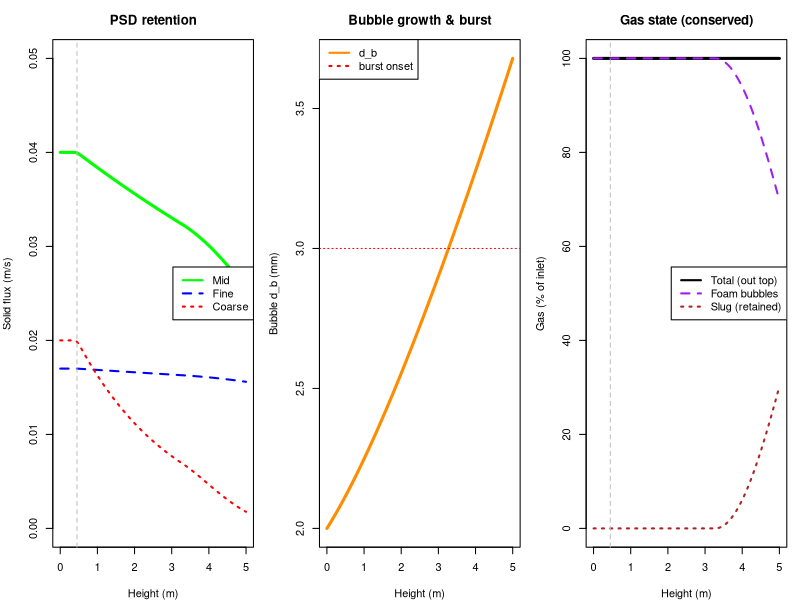

Write the R code that produced this figure.
library(deSolve)

# =====================================================================
# SCRIPT 1: PREFORMED-FOAM WASH COLUMN
#   decant pool (hindered settling) + plug foam + bubble population + gas state
# =====================================================================
# Preformed, particle-loaded foam (no sparger) enters the base. Two zones split
# at the fixed decant depth H_pool. Properties (mu, rho_foam, d_p, d_b_in,
# d_sep) are passed down from the upstream unit.
#
# NEW in this version:
#  (1) HINDERED SETTLING (Richardson-Zaki): the pool Stokes settling velocity
#      is slowed by crowding, U = U_stokes * (1 - phi)^n_RZ, phi = condensed
#      holdup (1 - eps_g). Dense pools settle much slower -> longer decant.
#  (2) BUBBLE POPULATION: mean bubble size d_b(z) evolves by COALESCENCE
#      (grows, faster in dry/unstable foam) minus BREAKAGE (shear, restores
#      toward the inlet size). This is the key operational lever.
#  (3) GAS STATE (no gas generated -- no sparger, no vent). Coalescence and
#      bubble bursting DO happen in the column, but the gas is NOT released
#      here: it stays in the column and is only let out in the DOWNSTREAM
#      open-atmosphere solids-concentration stage ("next up"). So the total
#      gas is CONSERVED and carried out the top -- what changes with height is
#      its STATE, not its amount. Bursting/coalescence convert dispersed foam
#      gas (J_g_foam) into large retained SLUG gas (J_g_slug); the slug gas
#      cannot escape until the next unit. Bursting still coarsens bubbles and
#      still dumps coarse particles (collapse loss tied to the burst rate);
#      only the gas-leaves-atmosphere sink is removed. Total gas out the top
#      J_g_foam + J_g_slug == gas in the bottom (recovery = 100% by construction).
#
# States up z: Js_fine, Js_mid, Js_crs [m/s]; C_imp [%]; eps_l [-];
#              d_b [m]; J_g_foam, J_g_slug [m/s]; t_res [s].
# PLACEHOLDER kinetics calibrated to: residence ~1.5-2 h, top solids 3-7%.
# =====================================================================

GRAV <- 9.81

params <- c(
  H_total = 5.0, H_pool = 0.45, U_up = 8.0e-4,

  # --- UPSTREAM-PASSED PROPERTIES ---
  mu_cont = 2.0e-3, rho_liquid = 1050, rho_foam = 575, rho_p = 2500, rho_gas = 1.8,
  d_fine = 1.5e-5, d_mid = 8.0e-5, d_crs = 3.0e-4,
  d_b_in = 2.0e-3, d_sep = 4.5e-5, n_RZ = 4.65,

  # --- FEED ---
  eps_l_in = 0.50, eps_s_in = 0.020, eps_g_in = 0.48,
  Js_fine_in = 0.017, Js_mid_in = 0.040, Js_crs_in = 0.020, C_imp_in = 100,

  # --- FILM DRAINAGE (time-based) ---
  eps_l_dry = 0.15, tau_drain = 2000, eps_g_pack = 0.74, blend_wz = 0.03,

  # --- BUBBLE POPULATION (coalescence - breakage) ---
  K_coal = 1.3e-4,        # coalescence coeff [1/s] (grows d_b)
  K_break = 1.2e-4,       # breakage coeff [1/s] (restores toward d_b_in)
  # --- GAS STATE CHANGE (bursting of over-coarsened bubbles: foam gas -> slug) ---
  d_b_burst = 3.0e-3,     # bubble size above which bursting accelerates [m]
  K_burst = 1.0e-3,       # burst-rate coeff [1/s] (foam->slug conversion, not a vent)

  # --- WASH ---
  wash_ratio = 0.5, k_drainage = 1.8e-3, channel_cv = 0.35, d_b_ref = 2.0e-3,

  # --- PARTICLE LOSS ---
  k_det_fine = 1.2e-5, k_det_mid = 6.0e-5, k_det_crs = 3.0e-4,   # detachment [1/s]
  k_burstloss_fine = 0.05, k_burstloss_mid = 0.30, k_burstloss_crs = 2.0, # burst dumps [-]

  # --- REGIME ---
  film_stability = 1.0, load_sens = 1.0, plug_crit = 1.0
)

stokes  <- function(dRho, d, mu) dRho * GRAV * d^2 / (18 * mu)
rho_agg <- function(dp, db, rp, rg) (rp*dp^3 + rg*db^3) / (dp^3 + db^3)

column_model_psd <- function(z, state, parameters) {
  with(as.list(c(state, parameters)), {

    load_rel <- (Js_fine + Js_mid + Js_crs) / (Js_fine_in + Js_mid_in + Js_crs_in)
    eps_s    <- eps_s_in * load_rel
    eps_g    <- 1 - eps_l - eps_s
    U <- U_up
    dt_res <- 1 / U
    foam_frac <- 1 / (1 + exp(-(z - H_pool) / blend_wz))

    # (2) BUBBLE POPULATION: coalescence (dry/unstable -> faster) - breakage
    coal_rate <- K_coal * (eps_g / eps_g_pack) / film_stability     # [1/s]
    dd_b <- (coal_rate * d_b - K_break * (d_b - d_b_in)) / U

    # (3) GAS STATE: bursting when bubbles coarsen past d_b_burst. Gas is NOT
    # vented -- it converts from dispersed foam gas to retained SLUG gas that
    # only escapes in the next (downstream) unit. Total gas is conserved, so
    # the foam-gas loss equals the slug-gas gain.
    burst_rate <- K_burst * max(0, d_b - d_b_burst) / d_b_in         # [1/s]
    burst_flux <- burst_rate * J_g_foam / U
    dJ_g_foam <- -burst_flux                                         # dispersed foam gas
    dJ_g_slug <-  burst_flux                                         # retained slug gas (out the top)

    # film drainage (foam dries -> eps_l falls toward eps_l_dry)
    deps_l <- -(eps_l - eps_l_dry) / tau_drain / U

    # (1) POOL decant with HINDERED settling (Richardson-Zaki)
    phi <- 1 - eps_g                                                 # condensed holdup
    U_settle_sep <- stokes(rho_liquid - rho_foam, d_sep, mu_cont) * (1 - phi)^n_RZ
    dCimp_pool <- -(U_settle_sep / H_pool) * C_imp

    # POOL particle settling (aggregate; uses current d_b)
    settle_loss <- function(dp) {
      d_agg <- (dp^3 + d_b^3)^(1/3)
      Uset  <- stokes(rho_agg(dp, d_b, rho_p, rho_gas) - rho_liquid, d_agg, mu_cont) * (1 - phi)^n_RZ
      max(0, Uset) / H_pool
    }
    sl_fine <- settle_loss(d_fine); sl_mid <- settle_loss(d_mid); sl_crs <- settle_loss(d_crs)

    # FOAM particle loss: detachment + BURST-driven collapse (dumps coarse)
    lf_fine <- k_det_fine + k_burstloss_fine * burst_rate
    lf_mid  <- k_det_mid  + k_burstloss_mid  * burst_rate
    lf_crs  <- k_det_crs  + k_burstloss_crs  * burst_rate

    dJs_fine <- -Js_fine * ((1-foam_frac)*sl_fine + foam_frac*lf_fine) / U
    dJs_mid  <- -Js_mid  * ((1-foam_frac)*sl_mid  + foam_frac*lf_mid ) / U
    dJs_crs  <- -Js_crs  * ((1-foam_frac)*sl_crs  + foam_frac*lf_crs ) / U

    # FOAM washing (channeling scales with current bubble size)
    flow_cv         <- 4 * channel_cv * (d_b / d_b_ref)
    Wash_Efficiency <- 1 / (1 + flow_cv^2)
    dCimp_foam <- -k_drainage * Wash_Efficiency * (wash_ratio/(wash_ratio+1)) * C_imp
    dCimp <- ((1-foam_frac)*dCimp_pool + foam_frac*dCimp_foam) / U

    list(c(dJs_fine, dJs_mid, dJs_crs, dCimp, deps_l, dd_b, dJ_g_foam, dJ_g_slug, dt_res))
  })
}

# --- helpers ---------------------------------------------------------------
regime_of <- function(z, load_rel, p) {
  if (z < p[["H_pool"]]) return("pool")
  idx <- p[["film_stability"]] / (p[["load_sens"]] * load_rel)
  if (idx >= p[["plug_crit"]]) "plug" else "snowglobe"
}
solve_column <- function(p) {
  s0 <- c(Js_fine=p[["Js_fine_in"]], Js_mid=p[["Js_mid_in"]], Js_crs=p[["Js_crs_in"]],
          C_imp=p[["C_imp_in"]], eps_l=p[["eps_l_in"]], d_b=p[["d_b_in"]],
          J_g_foam=p[["eps_g_in"]]*p[["U_up"]], J_g_slug=0, t_res=0)
  z <- seq(0, p[["H_total"]], by = 0.02)
  out <- as.data.frame(ode(s0, z, column_model_psd, p)); names(out)[1] <- "z"
  lr <- (out$Js_fine+out$Js_mid+out$Js_crs)/(p[["Js_fine_in"]]+p[["Js_mid_in"]]+p[["Js_crs_in"]])
  out$J_g_total <- out$J_g_foam + out$J_g_slug     # conserved: carried out the top
  out$eps_s <- p[["eps_s_in"]]*lr
  out$eps_g <- 1 - out$eps_l - out$eps_s
  out$solids_pct <- 100*out$eps_s/(out$eps_s+out$eps_l)
  out$regime <- vapply(seq_len(nrow(out)), function(i) regime_of(out$z[i], lr[i], p), character(1))
  out
}

# --- solve + report --------------------------------------------------------
out_psd <- solve_column(params)
t_pool <- approx(out_psd$z, out_psd$t_res, params[["H_pool"]])$y
t_tot  <- out_psd$t_res[nrow(out_psd)]
Jg_in  <- params[["eps_g_in"]]*params[["U_up"]]; Jg_out <- out_psd$J_g_total[nrow(out_psd)]
top <- out_psd[nrow(out_psd),]; ini <- out_psd[1,]

cat(sprintf("Bubble size d_b: inlet %.2f mm -> top %.2f mm (coalescence)\n",
            params[["d_b_in"]]*1e3, top$d_b*1e3))
cat(sprintf("GAS balance (conserved, no vent): in %.2e -> out %.2e m/s => carried out top %.0f%%\n",
            Jg_in, Jg_out, 100*Jg_out/Jg_in))
cat(sprintf("  gas state at top: foam bubbles %.0f%% + retained slug %.0f%% (slug released next unit up)\n",
            100*top$J_g_foam/Jg_in, 100*top$J_g_slug/Jg_in))
cat(sprintf("Residence: pool %.2f h + foam %.2f h = %.2f h\n",
            t_pool/3600, (t_tot-t_pool)/3600, t_tot/3600))
cat(sprintf("Solids: inlet %.1f%% -> top %.1f%% | plug %.0f%%\n",
            ini$solids_pct, top$solids_pct, 100*mean(out_psd$regime=="plug")))
cat(sprintf("Retention: fine=%.0f%% mid=%.0f%% coarse=%.0f%% | impurity %.0f->%.1f%%\n",
            100*top$Js_fine/ini$Js_fine, 100*top$Js_mid/ini$Js_mid,
            100*top$Js_crs/ini$Js_crs, ini$C_imp, top$C_imp))

# =====================================================================
# PLOTS
# =====================================================================
par(mfrow = c(1, 3), mar = c(4, 4, 3, 1))
plot(out_psd$z, out_psd$Js_mid, type="l", col="green", lwd=3, ylim=c(0,0.05),
     ylab="Solid flux (m/s)", xlab="Height (m)", main="PSD retention")
lines(out_psd$z, out_psd$Js_fine, col="blue", lwd=2, lty=2)
lines(out_psd$z, out_psd$Js_crs,  col="red",  lwd=2, lty=3)
abline(v=params[["H_pool"]], col="gray", lty=2)
legend("right", legend=c("Mid","Fine","Coarse"), col=c("green","blue","red"), lty=c(1,2,3), lwd=2)

plot(out_psd$z, out_psd$d_b*1e3, type="l", col="darkorange", lwd=3,
     ylab="Bubble d_b (mm)", xlab="Height (m)", main="Bubble growth & burst")
abline(h=params[["d_b_burst"]]*1e3, col="red", lty=3)
legend("topleft", legend=c("d_b","burst onset"), col=c("darkorange","red"), lty=c(1,3), lwd=2)

plot(out_psd$z, out_psd$J_g_total/Jg_in*100, type="l", col="black", lwd=3, ylim=c(0,100),
     ylab="Gas (% of inlet)", xlab="Height (m)", main="Gas state (conserved)")
lines(out_psd$z, out_psd$J_g_foam/Jg_in*100, col="purple",    lwd=2, lty=2)
lines(out_psd$z, out_psd$J_g_slug/Jg_in*100, col="firebrick", lwd=2, lty=3)
abline(v=params[["H_pool"]], col="gray", lty=2)
legend("right", legend=c("Total (out top)","Foam bubbles","Slug (retained)"),
       col=c("black","purple","firebrick"), lty=c(1,2,3), lwd=2)
